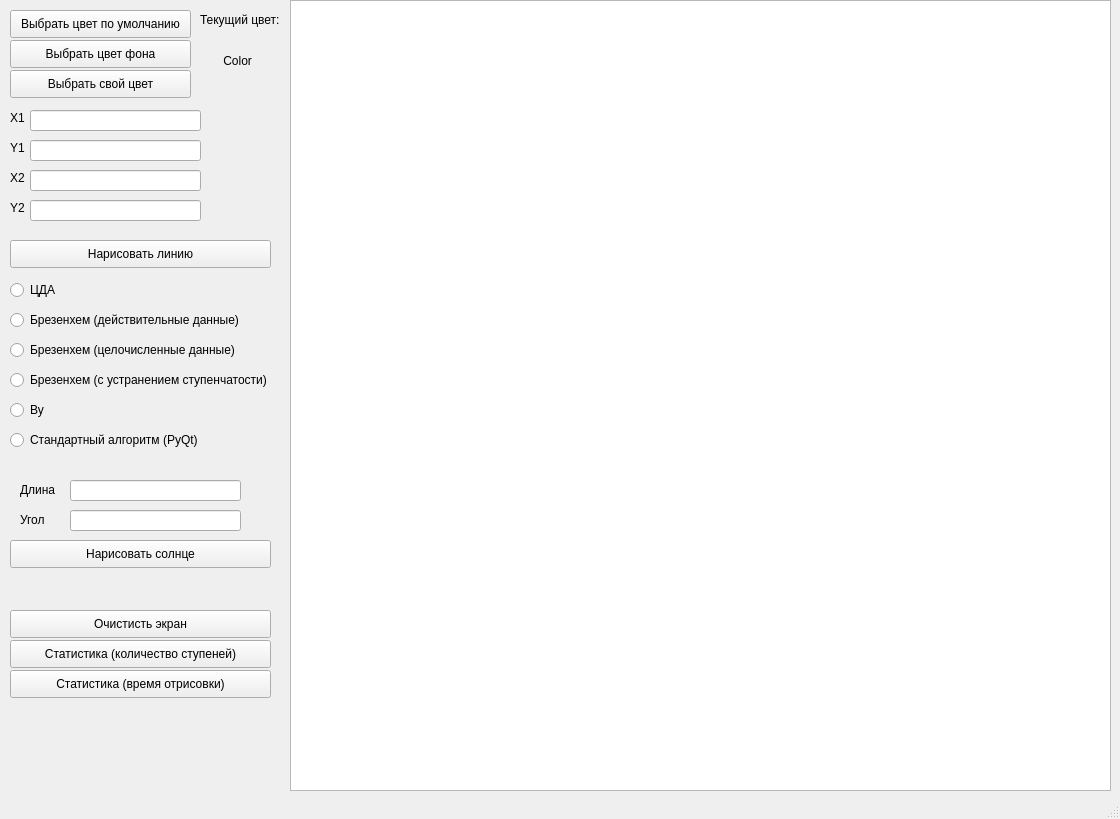
<?xml version="1.0" encoding="UTF-8"?>
<ui version="4.0">
 <class>MainWindow</class>
 <widget class="QMainWindow" name="MainWindow">
  <property name="geometry">
   <rect>
    <x>0</x>
    <y>0</y>
    <width>1120</width>
    <height>819</height>
   </rect>
  </property>
  <property name="windowTitle">
   <string>Лабораторная работа #3</string>
  </property>
  <widget class="QWidget" name="centralwidget">
   <widget class="QGraphicsView" name="graphicsView">
    <property name="geometry">
     <rect>
      <x>290</x>
      <y>0</y>
      <width>821</width>
      <height>791</height>
     </rect>
    </property>
   </widget>
   <widget class="QLabel" name="label_x1">
    <property name="geometry">
     <rect>
      <x>10</x>
      <y>110</y>
      <width>16</width>
      <height>16</height>
     </rect>
    </property>
    <property name="text">
     <string>X1</string>
    </property>
   </widget>
   <widget class="QLabel" name="label_x2">
    <property name="geometry">
     <rect>
      <x>10</x>
      <y>170</y>
      <width>16</width>
      <height>16</height>
     </rect>
    </property>
    <property name="text">
     <string>X2</string>
    </property>
   </widget>
   <widget class="QLabel" name="label_y1">
    <property name="geometry">
     <rect>
      <x>10</x>
      <y>140</y>
      <width>16</width>
      <height>16</height>
     </rect>
    </property>
    <property name="text">
     <string>Y1</string>
    </property>
   </widget>
   <widget class="QLabel" name="label_y2">
    <property name="geometry">
     <rect>
      <x>10</x>
      <y>200</y>
      <width>16</width>
      <height>16</height>
     </rect>
    </property>
    <property name="text">
     <string>Y2</string>
    </property>
   </widget>
   <widget class="QLineEdit" name="lineEdit_x1">
    <property name="geometry">
     <rect>
      <x>30</x>
      <y>110</y>
      <width>171</width>
      <height>21</height>
     </rect>
    </property>
   </widget>
   <widget class="QLineEdit" name="lineEdit_y1">
    <property name="geometry">
     <rect>
      <x>30</x>
      <y>140</y>
      <width>171</width>
      <height>21</height>
     </rect>
    </property>
   </widget>
   <widget class="QLineEdit" name="lineEdit_x2">
    <property name="geometry">
     <rect>
      <x>30</x>
      <y>170</y>
      <width>171</width>
      <height>21</height>
     </rect>
    </property>
   </widget>
   <widget class="QLineEdit" name="lineEdit_y2">
    <property name="geometry">
     <rect>
      <x>30</x>
      <y>200</y>
      <width>171</width>
      <height>21</height>
     </rect>
    </property>
   </widget>
   <widget class="QRadioButton" name="rad_cda">
    <property name="geometry">
     <rect>
      <x>10</x>
      <y>280</y>
      <width>95</width>
      <height>20</height>
     </rect>
    </property>
    <property name="text">
     <string>ЦДА</string>
    </property>
   </widget>
   <widget class="QRadioButton" name="rad_br1">
    <property name="geometry">
     <rect>
      <x>10</x>
      <y>310</y>
      <width>251</width>
      <height>20</height>
     </rect>
    </property>
    <property name="text">
     <string>Брезенхем (действительные данные)</string>
    </property>
   </widget>
   <widget class="QRadioButton" name="rad_br3">
    <property name="geometry">
     <rect>
      <x>10</x>
      <y>370</y>
      <width>281</width>
      <height>20</height>
     </rect>
    </property>
    <property name="text">
     <string>Брезенхем (с устранением ступенчатости)</string>
    </property>
   </widget>
   <widget class="QRadioButton" name="rad_br2">
    <property name="geometry">
     <rect>
      <x>10</x>
      <y>340</y>
      <width>251</width>
      <height>20</height>
     </rect>
    </property>
    <property name="text">
     <string>Брезенхем (целочисленные данные)</string>
    </property>
   </widget>
   <widget class="QRadioButton" name="rad_vu">
    <property name="geometry">
     <rect>
      <x>10</x>
      <y>400</y>
      <width>95</width>
      <height>20</height>
     </rect>
    </property>
    <property name="text">
     <string>Ву</string>
    </property>
   </widget>
   <widget class="QPushButton" name="but_color_bg">
    <property name="geometry">
     <rect>
      <x>10</x>
      <y>40</y>
      <width>181</width>
      <height>28</height>
     </rect>
    </property>
    <property name="text">
     <string>Выбрать цвет фона</string>
    </property>
   </widget>
   <widget class="QLabel" name="color_label">
    <property name="geometry">
     <rect>
      <x>200</x>
      <y>10</y>
      <width>91</width>
      <height>20</height>
     </rect>
    </property>
    <property name="text">
     <string>Текущий цвет:</string>
    </property>
   </widget>
   <widget class="QPushButton" name="but_color_def">
    <property name="geometry">
     <rect>
      <x>10</x>
      <y>10</y>
      <width>181</width>
      <height>28</height>
     </rect>
    </property>
    <property name="text">
     <string>Выбрать цвет по умолчанию</string>
    </property>
   </widget>
   <widget class="QPushButton" name="but_color_own">
    <property name="geometry">
     <rect>
      <x>10</x>
      <y>70</y>
      <width>181</width>
      <height>28</height>
     </rect>
    </property>
    <property name="text">
     <string>Выбрать свой цвет</string>
    </property>
   </widget>
   <widget class="QLabel" name="color_indicate">
    <property name="geometry">
     <rect>
      <x>210</x>
      <y>40</y>
      <width>61</width>
      <height>41</height>
     </rect>
    </property>
    <property name="autoFillBackground">
     <bool>false</bool>
    </property>
    <property name="text">
     <string>    Color</string>
    </property>
    <property name="textInteractionFlags">
     <set>Qt::NoTextInteraction</set>
    </property>
   </widget>
   <widget class="QPushButton" name="but_draw_line">
    <property name="geometry">
     <rect>
      <x>10</x>
      <y>240</y>
      <width>261</width>
      <height>28</height>
     </rect>
    </property>
    <property name="text">
     <string>Нарисовать линию</string>
    </property>
   </widget>
   <widget class="QLineEdit" name="lineEdit_length">
    <property name="geometry">
     <rect>
      <x>70</x>
      <y>480</y>
      <width>171</width>
      <height>21</height>
     </rect>
    </property>
   </widget>
   <widget class="QLineEdit" name="lineEdit_angle">
    <property name="geometry">
     <rect>
      <x>70</x>
      <y>510</y>
      <width>171</width>
      <height>21</height>
     </rect>
    </property>
   </widget>
   <widget class="QLabel" name="label_length">
    <property name="geometry">
     <rect>
      <x>20</x>
      <y>480</y>
      <width>41</width>
      <height>20</height>
     </rect>
    </property>
    <property name="text">
     <string>Длина</string>
    </property>
   </widget>
   <widget class="QLabel" name="label_angle">
    <property name="geometry">
     <rect>
      <x>20</x>
      <y>510</y>
      <width>61</width>
      <height>20</height>
     </rect>
    </property>
    <property name="text">
     <string>Угол</string>
    </property>
   </widget>
   <widget class="QPushButton" name="but_draw_sun">
    <property name="geometry">
     <rect>
      <x>10</x>
      <y>540</y>
      <width>261</width>
      <height>28</height>
     </rect>
    </property>
    <property name="text">
     <string>Нарисовать солнце</string>
    </property>
   </widget>
   <widget class="QPushButton" name="but_clear">
    <property name="geometry">
     <rect>
      <x>10</x>
      <y>610</y>
      <width>261</width>
      <height>28</height>
     </rect>
    </property>
    <property name="text">
     <string>Очистисть экран</string>
    </property>
   </widget>
   <widget class="QPushButton" name="but_steps">
    <property name="geometry">
     <rect>
      <x>10</x>
      <y>640</y>
      <width>261</width>
      <height>28</height>
     </rect>
    </property>
    <property name="text">
     <string>Статистика (количество ступеней)</string>
    </property>
   </widget>
   <widget class="QPushButton" name="but_time">
    <property name="geometry">
     <rect>
      <x>10</x>
      <y>670</y>
      <width>261</width>
      <height>28</height>
     </rect>
    </property>
    <property name="text">
     <string>Статистика (время отрисовки)</string>
    </property>
   </widget>
   <widget class="QRadioButton" name="rad_stand">
    <property name="geometry">
     <rect>
      <x>10</x>
      <y>430</y>
      <width>251</width>
      <height>20</height>
     </rect>
    </property>
    <property name="text">
     <string>Стандартный алгоритм (PyQt)</string>
    </property>
   </widget>
  </widget>
  <widget class="QMenuBar" name="menubar">
   <property name="geometry">
    <rect>
     <x>0</x>
     <y>0</y>
     <width>1120</width>
     <height>26</height>
    </rect>
   </property>
  </widget>
  <widget class="QStatusBar" name="statusbar"/>
 </widget>
 <resources/>
 <connections/>
</ui>
